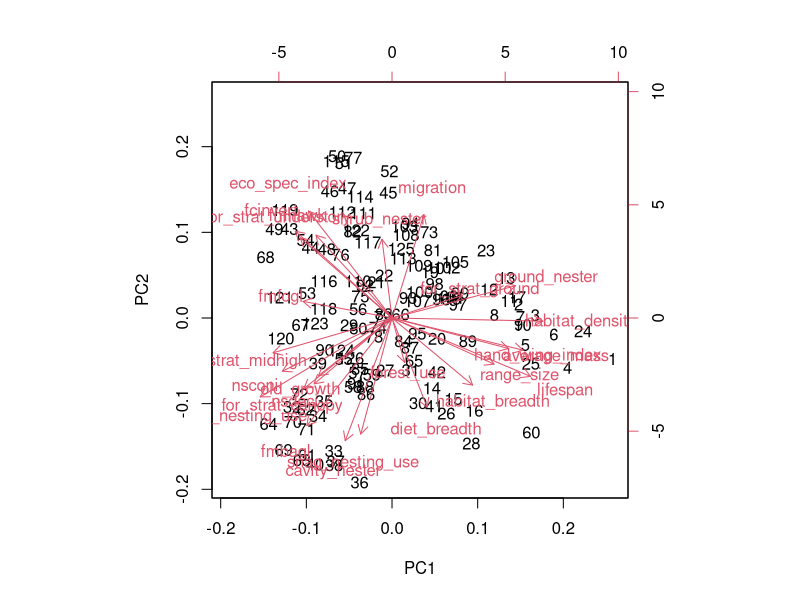
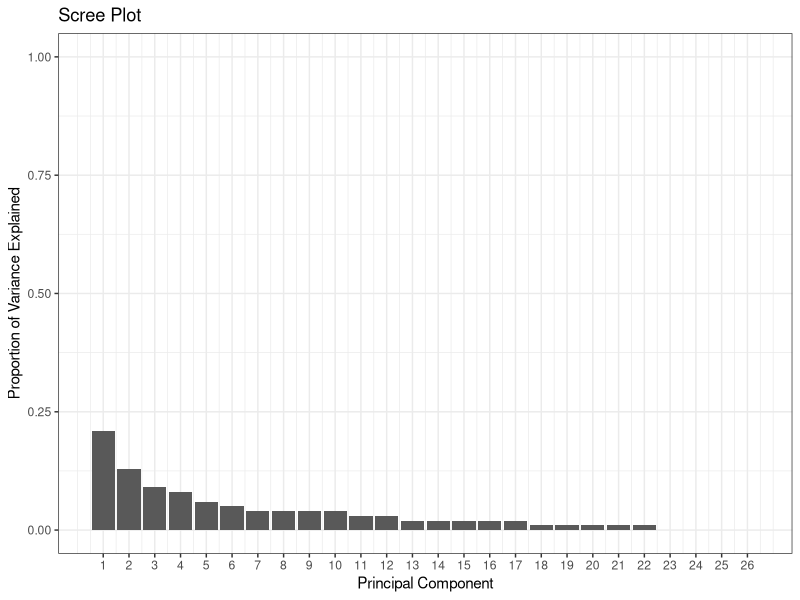
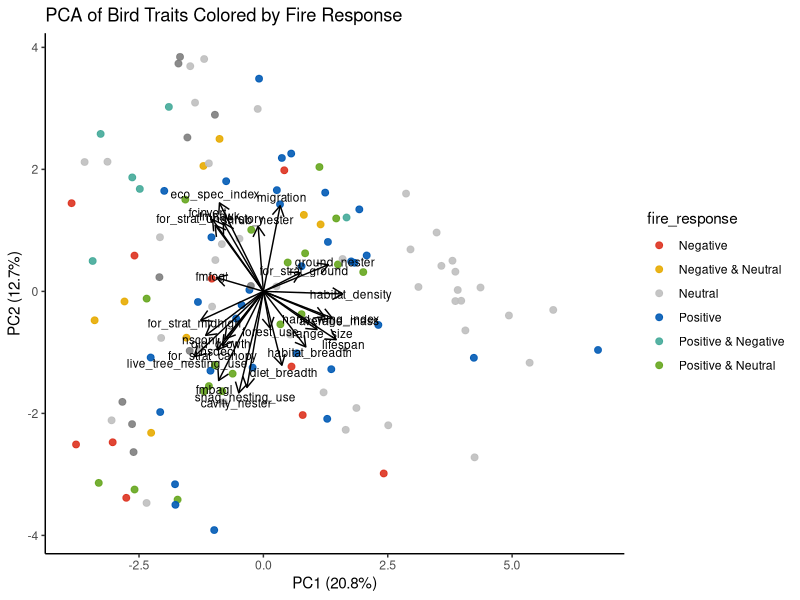
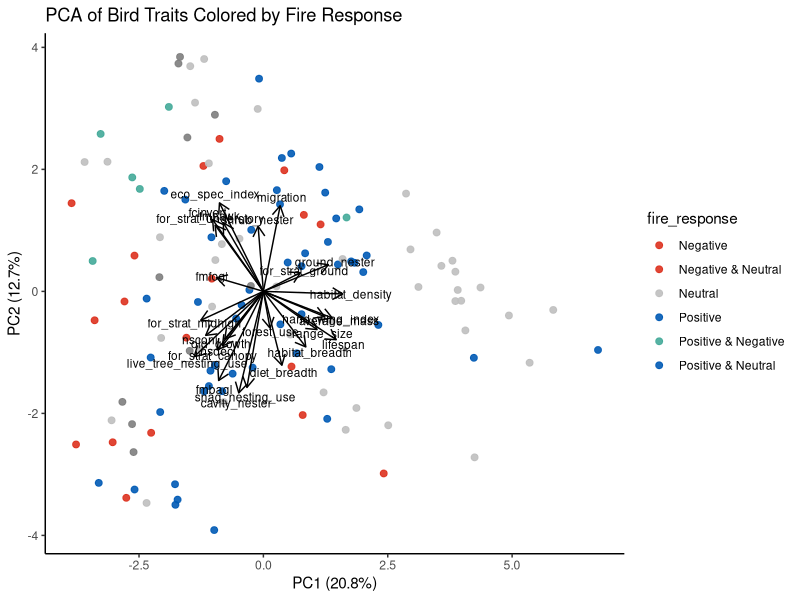
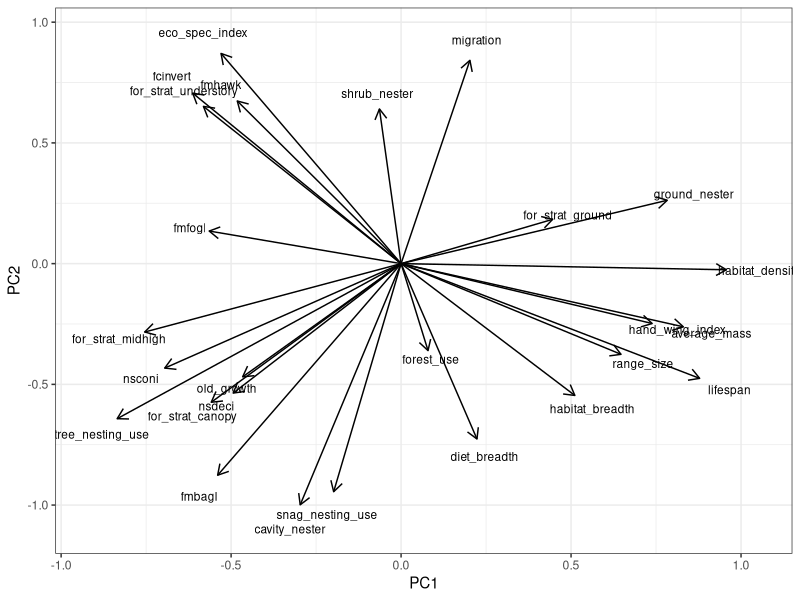
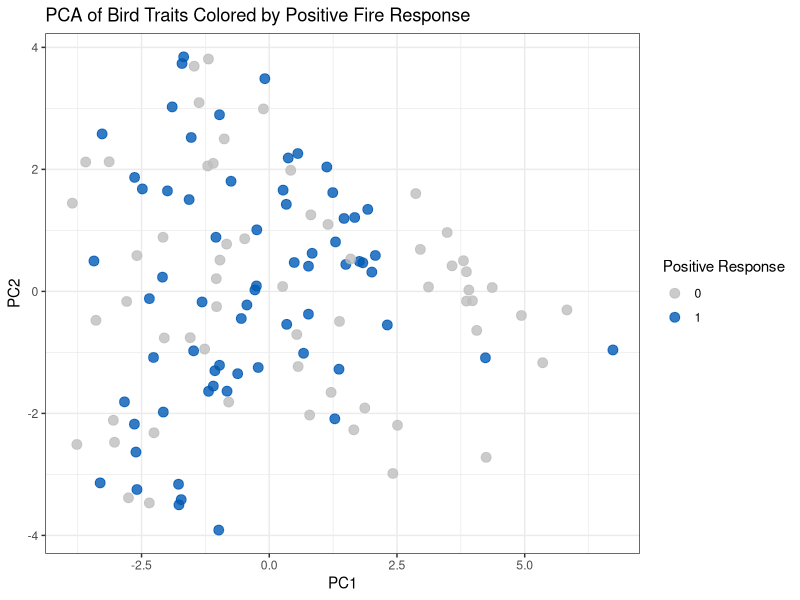
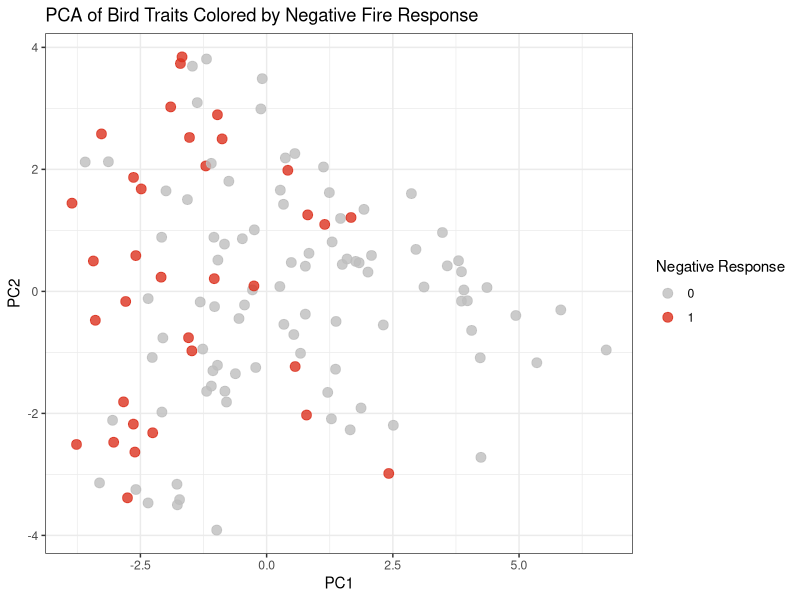
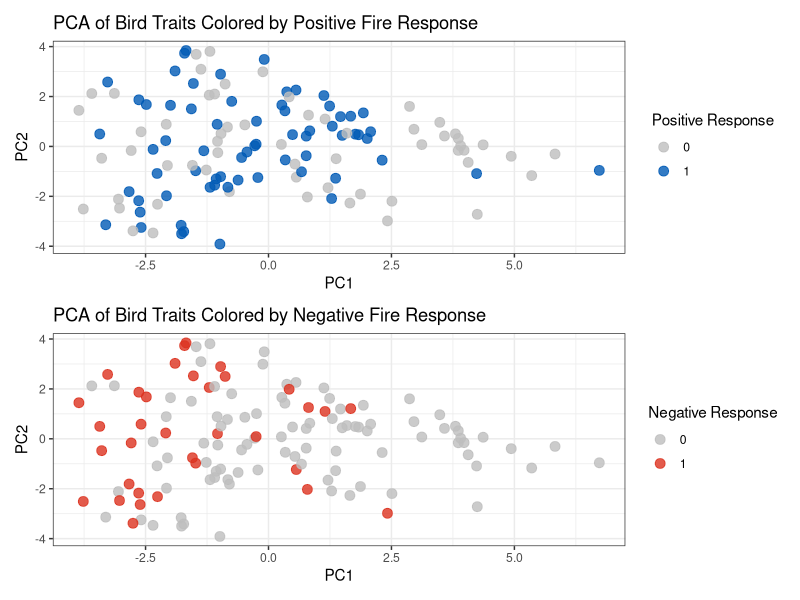

The R source for these figures, in order:
## ---- chunk 1
library(here)
library(tidyverse)
library(patchwork)
## ---- chunk 2
traits <- read.csv(here("Data", "cleaned", "BC_bird_traits.csv"))
traits$habitat_density[traits$habitat_density == "dense"] <- 1
traits$habitat_density[traits$habitat_density == "semiopen"] <- 2
traits$habitat_density[traits$habitat_density == "open"] <- 3
traits <- traits %>% 
   mutate(cavity_nester = ifelse(nest_category == "cavity", 1, 0),
          ground_nester = ifelse(most_common_nesting_location == "ground", 1, 0),
          shrub_nester = ifelse(most_common_nesting_location == "shrub", 1, 0)) %>%
    mutate(habitat_density = as.numeric(habitat_density)) 


##
positive_medium <- c("Alder Flycatcher", "Acorn Woodpecker", "American Kestrel", "American Robin",  "Black-capped Chickadee", "Black-throated Gray Warbler", "Brewer's Blackbird", "Brewer's Sparrow", "Brown Creeper", "Blue-headed Vireo", "Canada Jay", "Canada Goose", "Cassin's Finch", "Cedar Waxwing", "Chestnut-sided Warbler", "Chipping Sparrow", "Clark's Nutcracker", "Connecticut Warbler", "Common Yellowthroat", "Dark-eyed Junco", "Downy Woodpecker", "Dusky Flycatcher", "Eastern Bluebird", "Fox Sparrow", "Green-tailed Towhee", "Hairy Woodpecker", "Hermit Thrush", "Hermit Warbler", "Northern House Wren", "Lazuli Bunting", "Least Flycatcher", "Lewis's Woodpecker", "Lincoln's Sparrow", "MacGillivray's Warbler", "Mountain Chickadee", "Mountain Quail", "Nashville Warbler", "Northern Flicker", "Northern Pygmy-Owl", "Pine Siskin", "Redpoll", "Red-breasted Nuthatch", "Red-winged Blackbird", "Rock Wren", "Rufous Hummingbird", "Savannah Sparrow", "Say's Phoebe", "Song Sparrow", "Spotted Towhee", "Steller's Jay", "Swamp Sparrow", "Tennessee Warbler", "Townsend's Solitaire","Tree Swallow","Turkey Vulture", "Veery", "Warbling Vireo", "Western Screech-Owl", "Western Tanager", "Western Wood-Pewee", "White-breasted Nuthatch", "White-crowned Sparrow", "White-headed Woodpecker", "White-throated Sparrow", "Winter Wren", "Yellow-bellied Sapsucker", "Yellow-rumped Warbler")
missing_names <- positive_medium[!(positive_medium %in% traits$common_name)] #do all these names appear in the BC list?

negative_medium <- c("Alder Flycatcher", "Barred Owl", "Black-headed Grosbeak", "Black-throated Gray Warbler", "Blue-headed Vireo", "Boreal Chickadee", "Brown Creeper", "Cassin's Vireo", "Chestnut-backed Chickadee", "Common Yellowthroat", "Dusky Flycatcher", "Golden-crowned Kinglet", "Great Horned Owl", "Hermit Thrush", "Hermit Warbler", "MacGillivray's Warbler", "Mountain Chickadee", "Nashville Warbler", "Northern Saw-whet Owl", "Northern Waterthrush", "Orange-crowned Warbler", "Ovenbird", "Pygmy Nuthatch", "Red-breasted Nuthatch", "Red-eyed Vireo", "Red-naped Sapsucker", "Ruby-crowned Kinglet", "Ruffed Grouse", "Ruby-crowned Kinglet", "Swainson's Thrush", "Swamp Sparrow", "Townsend's Warbler", "Warbling Vireo", "Western Wood-Pewee", "Yellow-rumped Warbler")
missing_names <- negative_medium[!(negative_medium %in% traits$common_name)] #do all these names appear in the BC list?

null_medium <- c("American Goldfinch", "American Robin", "American Black Duck", "American Wigeon", "Black-capped Chickadee", "Black-headed Grosbeak", "Bufflehead", "Brown Creeper", "Brown-headed Cowbird", "Calliope Hummingbird", "Canvasback", "Cassin's Finch", "Cedar Waxwing", "Chipping Sparrow", "Clark's Nutcracker", "Common Merganser", "Common Goldeneye", "Common Loon", "Common Raven", "Common Yellowthroat", "Dark-eyed Junco", "Downy Woodpecker", "Dusky Flycatcher", "Eastern Phoebe", "Evening Grosbeak", "Fox Sparrow",  "Greater Scaup", "Green-winged Teal", "Hammond's Flycatcher", "Hermit Thrush", "House Finch", "Lesser Scaup", "Lincoln's Sparrow", "MacGillivray's Warbler", "Mallard", "Marsh Wren", "Mountain Chickadee", "Mourning Dove", "Nashville Warbler", "Northern Pintail", "Northern Shoveler", "Northern Waterthrush", "Olive-sided Flycatcher", "Orange-crowned Warbler", "Pacific Wren", "Pine Grosbeak", "Pine Siskin", "Pileated Woodpecker", "Red Crossbill", "Red-breasted Merganser", "Red-breasted Nuthatch", "Red-naped Sapsucker", "Red-tailed Hawk", "Ring-necked Duck", "Rock Wren", "Ruby-crowned Kinglet", "Ruffed Grouse", "Rufous Hummingbird", "Song Sparrow", "Spotted Sandpiper", "Steller's Jay", "Surf Scoter", "Swainson's Thrush", "Townsend's Warbler", "Varied Thrush", "Violet-green Swallow", "Warbling Vireo", "Western Tanager", "White-breasted Nuthatch", "White-crowned Sparrow", "White-winged Scoter", "Willow Flycatcher", "Wilson's Warbler", "Williamson's Sapsucker", "Winter Wren", "Yellow Warbler", "Yellow-bellied Flycatcher", "Yellow-rumped Warbler")
missing_names <- null_medium[!(null_medium %in% traits$common_name)] #do all these names appear in the BC list?

traits$positive_medium <- ifelse(traits$common_name %in% positive_medium, 1, NA)
traits$negative_medium <- ifelse(traits$common_name %in% negative_medium, 1, NA)
traits$null_medium <- ifelse(traits$common_name %in% null_medium, 1, NA)


traits <- traits %>%
    filter(!if_all(c(positive_medium, negative_medium, null_medium), is.na)) %>% 
    mutate(across(c(positive_medium, negative_medium, null_medium), ~replace_na(.x, 0)))
## ---- chunk 3
trait.pca <- traits %>% select(common_name, where(is.numeric), -elevational_range,-positive_medium, -negative_medium, -null_medium, -nest_tree_use, -kipps_distance, -repro_age, -clutches_per_year)

# trait_list <- trait.pca 
# trait_list <- trait_list[1, ]
# write.csv(trait_list, here("Data", "cleaned", "traits.for.pca.csv"), row.names = FALSE)


pca_result <- prcomp(trait.pca[,-1], scale = T) #scale the variables!
##
pca_result$rotation
pca_result$x

biplot(pca_result)

pca_loadings <- as.data.frame(pca_result$rotation) %>% select(1:10)

summary(pca_result)
VE <- pca_result$sdev^2
PVE <- VE / sum(VE)
PVE <- round(PVE, 2)

pve_df <- data.frame(
  PC = 1:length(PVE),
  PVE = PVE
)

(scree <- ggplot(pve_df, aes(x = PC, y = PVE)) +
  geom_col() +
  xlab("Principal Component") +
  ylab("Proportion of Variance Explained") +
  ggtitle("Scree Plot") +
  ylim(0, 1) +
    theme_bw()+
  scale_x_continuous(breaks = 1:length(PVE)))
ggsave(here("Figures", "PCA", "scree plot.medium.png"), plot = scree, width = 8, height =8)


##
pca_df <- as.data.frame(pca_result$x) %>%
  bind_cols(traits %>% select(common_name, positive_medium, negative_medium, null_medium))
pca_df <- pca_df %>%
  mutate(fire_response = case_when(
    positive_medium == 1 & negative_medium == 0 & null_medium == 0 ~ "Positive",
    positive_medium == 0 & negative_medium == 1 & null_medium == 0 ~ "Negative",
    positive_medium == 0 & negative_medium == 0 & null_medium == 1 ~ "Neutral",
    positive_medium == 1 & negative_medium == 1 & null_medium == 0 ~ "Positive & Negative",
    positive_medium == 1 & null_medium == 1 & negative_medium == 0 ~ "Positive & Neutral",
    negative_medium == 1 & null_medium == 1 & positive_medium == 0 ~ "Negative & Neutral",
    TRUE ~ "None"
  ))

loadings <- as.data.frame(pca_result$rotation)  # columns = PCs, rows = traits
loadings$trait <- rownames(loadings)

# Optional: scale arrows for visualization
arrow_multiplier <- 5  # adjust to make arrows visible
loadings <- loadings %>%
  mutate(PC1_arrow = PC1 * arrow_multiplier,
         PC2_arrow = PC2 * arrow_multiplier)


(f1 <- ggplot(pca_df, aes(PC1, PC2, color = fire_response)) +
  geom_point(size = 2, alpha = 0.9) +
  theme_classic() +
  labs(
    title = "PCA of Bird Traits Colored by Fire Response",
    x = paste0("PC1 (", round(summary(pca_result)$importance[2,1]*100, 1), "%)"),
    y = paste0("PC2 (", round(summary(pca_result)$importance[2,2]*100, 1), "%)")
  ) +
   geom_segment(data = loadings,
               aes(x = 0, y = 0, xend = PC1_arrow, yend = PC2_arrow),
               arrow = arrow(length = unit(0.3, "cm")),
               color = "black") +
  geom_text(data = loadings,
            aes(x = PC1_arrow * 1.1, y = PC2_arrow * 1.1, label = trait),
            color = "black", size = 3, hjust = 0.5, vjust = 0.5) +
  scale_color_manual(values = c(
    "Positive" = "#005AB5",
    "Negative" = "#DC3220",
    "Neutral" = "grey",
    "Positive & Negative" = "#44AA99",
    "Positive & Neutral" = "#66a61e",
    "Negative & Neutral" = "#e6ab02"
  )))
(f1.1 <- ggplot(pca_df, aes(PC1, PC2, color = fire_response)) +
  geom_point(size = 2, alpha = 0.9) +
  theme_classic() +
  labs(
    title = "PCA of Bird Traits Colored by Fire Response",
    x = paste0("PC1 (", round(summary(pca_result)$importance[2,1]*100, 1), "%)"),
    y = paste0("PC2 (", round(summary(pca_result)$importance[2,2]*100, 1), "%)")
  ) +
   geom_segment(data = loadings,
               aes(x = 0, y = 0, xend = PC1_arrow, yend = PC2_arrow),
               arrow = arrow(length = unit(0.3, "cm")),
               color = "black") +
  geom_text(data = loadings,
            aes(x = PC1_arrow * 1.1, y = PC2_arrow * 1.1, label = trait),
            color = "black", size = 3, hjust = 0.5, vjust = 0.5) +
  scale_color_manual(values = c(
    "Positive" = "#005AB5",
    "Negative" = "#DC3220",
    "Neutral" = "grey",
    "Positive & Negative" = "#44AA99",
    "Positive & Neutral" = "#005AB5",
    "Negative & Neutral" = "#DC3220"
  )))

# ggplot(pca_df, aes(x = PC1, y = PC2, group = common_name)) +
#       geom_point() + # Add points for individual data points
#       stat_ellipse(level = 0.95, type = "t") + # Add 95% confidence ellipses based on a t-distribution
#       labs(title = "PCA Plot with Confidence Ellipses",
#            x = "Principal Component 1",
#            y = "Principal Component 2") +
#       theme_minimal()
## ---- chunk 4
arrow_multiplier <- 3
loadings <- loadings %>%
  mutate(PC1_arrow = PC1 * arrow_multiplier,
         PC2_arrow = PC2 * arrow_multiplier)

# Plot
(f2 <- ggplot() +
  geom_segment(data = loadings,
               aes(x = 0, y = 0, xend = PC1_arrow, yend = PC2_arrow),
               arrow = arrow(length = unit(0.3, "cm")),
               color = "black") +
  geom_text(data = loadings,
            aes(x = PC1_arrow * 1.1, y = PC2_arrow * 1.1, label = trait),
            color = "black", size = 3) +
  theme_bw() +
  labs(x = "PC1", y = "PC2"))
ggsave(here("Figures", "PCA", "pca loadings.medium.png"), plot = f2, width = 10, height =8)
## ---- chunk 5
pca_scores <- as.data.frame(pca_result$x)
pca_scores$common_name <- traits$common_name
pca_scores$positive <- traits$positive
pca_scores$negative <- traits$negative
pca_scores$null <- traits$null

# 3️⃣ ggplot biplot colored by positive
(f3 <- ggplot(pca_scores, aes(x = PC1, y = PC2, color = factor(positive))) +
  geom_point(size = 3, alpha = 0.8) +
  scale_color_manual(values = c("0" = "grey", "1" = "#005AB5")) +
  theme_bw() +
  labs(color = "Positive Response", x = "PC1", y = "PC2",
       title = "PCA of Bird Traits Colored by Positive Fire Response"))
(f4 <- ggplot(pca_scores, aes(x = PC1, y = PC2, color = factor(negative))) +
  geom_point(size = 3, alpha = 0.8) +
  scale_color_manual(values = c("0" = "grey", "1" = "#DC3220")) +
  theme_bw() +
  labs(color = "Negative Response", x = "PC1", y = "PC2",
       title = "PCA of Bird Traits Colored by Negative Fire Response"))

(pos.neg <- f3/f4)
ggsave(here("Figures", "PCA", "pca by response.png"), plot = pos.neg, width = 8, height =10)


##
(f5 <- ggplot(pca_scores, aes(x = PC1, y = PC2, color = factor(positive))) +
  geom_point(size = 3, alpha = 0.8) +
  scale_color_manual(values = c("0" = "grey", "1" = "#005AB5")) +
  theme_bw() +
  geom_text(aes(label = common_name), size = 3) +
  labs(color = "Positive Response", x = "PC1", y = "PC2",
       title = "PCA of Bird Traits Colored by Positive Fire Response"))
(f6 <- ggplot(pca_scores, aes(x = PC1, y = PC2, color = factor(negative))) +
  geom_point(size = 3, alpha = 0.8) +
  scale_color_manual(values = c("0" = "grey", "1" = "#DC3220")) +
    geom_text(aes(label = common_name), size = 3) +
  theme_bw() +
  labs(color = "Negative Response", x = "PC1", y = "PC2",
       title = "PCA of Bird Traits Colored by Negative Fire Response"))

(pos.neg.spp.names <- f5/f6)
ggsave(here("Figures", "PCA", "pca by response spp names.medium.png"), plot = pos.neg.spp.names, width = 20, height =20, dpi = 300)

## ---- chunk 6
# Extract loadings
loadings <- as.data.frame(pca_result$rotation)

# Add trait names as a column
loadings$trait <- rownames(loadings)

loadings_long <- loadings %>%
  pivot_longer(cols = starts_with("PC"), 
               names_to = "PC", 
               values_to = "loading") %>%
  filter(PC %in% paste0("PC", 1:5))   # keep only PCs 1-5

(loadings.bar <- ggplot(loadings_long, aes(x = trait, y = loading, fill = PC)) +
  geom_col(position = "dodge") +   # side-by-side bars per PC
  coord_flip() +                   # horizontal bars
  labs(x = "Trait", y = "Loading", 
       title = "PCA Loadings per Trait") +
  theme_bw(base_size = 14) +
  scale_fill_brewer(palette = "Set2")+facet_wrap(~PC)+
    theme(legend.position = "none"))

ggsave(here("Figures", "PCA", "loadings bar plot.medium.png"), plot = loadings.bar, width = 15, height =15, dpi = 300)

## ---- chunk 7
bc <- traits %>% select(common_name, where(is.numeric), -elevational_range, -nest_tree_use, -kipps_distance, -repro_age, -clutches_per_year, -null_medium, -negative_medium, -positive_medium) %>% 
  # mutate(null = NA,
  #        positive = NA,
  #        negative = NA) %>% 
  filter(if_all(1:22, ~ !is.na(.)))

#plotting all spp on this pca:
bc_scaled <- scale(bc[,-1],
                    center = (pca_result$center),
                    scale = (pca_result$scale))

bc_scores <- as.data.frame(as.matrix(bc_scaled) %*% pca_result$rotation)

## ---- chunk 8

bc_scores$common_name <- bc$common_name
centers <- data.frame(
  group = c("positive", "mixed", "negative", "neutral"),
  PC1 = c(
    mean(pca_scores$PC1[pca_scores$positive == 1 & pca_scores$negative != 1], na.rm = TRUE),
    mean(pca_scores$PC1[pca_scores$positive == 1 & pca_scores$negative == 1], na.rm = TRUE),
    mean(pca_scores$PC1[pca_scores$negative == 1 & pca_scores$positive != 1], na.rm = TRUE),
    mean(pca_scores$PC1[pca_scores$null == 1 & pca_scores$positive == 0 & pca_scores$negative == 0], na.rm = TRUE)),
  PC2 = c(
    mean(pca_scores$PC2[pca_scores$positive == 1 & pca_scores$negative != 1], na.rm = TRUE),
    mean(pca_scores$PC2[pca_scores$positive == 1 & pca_scores$negative == 1], na.rm = TRUE),
    mean(pca_scores$PC2[pca_scores$negative == 1 & pca_scores$positive != 1], na.rm = TRUE),
    mean(pca_scores$PC2[pca_scores$null == 1 & pca_scores$positive == 0 & pca_scores$negative == 0], na.rm = TRUE)
  )
)

# Basic PCA scatterplot
(all <- ggplot(bc_scores, aes(x = PC1, y = PC2)) +  # V1 and V2 are PC1 and PC2
  geom_point(size = 3, alpha = 0.7) +
  labs(x = "PC1", y = "PC2", title = "All BC Birds Plotted on PCA Axes") +
  theme_bw())
ggsave(here("Figures", "PCA", "all spp.medium.png"), plot = all, width = 15, height =15, dpi = 300)


# Original PCA points
orig_df <- pca_scores
orig_df$type <- "PCA"


# New projected points
new_df <- bc_scores
new_df$common_name <- bc$common_name[complete.cases(bc)]

# Combine
plot_df <- left_join(new_df,orig_df)

# Overlay plot
(p1 <- ggplot(orig_df, aes(x = PC1, y = PC2)) +
    geom_point(data = new_df, aes( x = PC1, y = PC2), shape = 1, color = "grey", alpha = 0.85, size = 2)+
  geom_point(aes(color = factor(positive)), size = 2.5, alpha = 0.8) +
  scale_color_manual(values = c("0" = "grey50", "1" = "#005AB5")) +
  theme_bw() +
  labs(x = "PC1", y = "PC2", color = "Positive Response", shape = "Point Type"))

(n1 <- ggplot(orig_df, aes(x = PC1, y = PC2)) +
    geom_point(data = new_df, aes( x = PC1, y = PC2), shape = 1, color = "grey", alpha = 0.85, size = 2)+
  geom_point(aes(color = factor(negative)), size = 2.5, alpha = 0.8) +
  scale_color_manual(values = c("0" = "grey50", "1" = "#D55E00")) +
  theme_bw() +
  labs(x = "PC1", y = "PC2", color = "Negative Response", shape = "Point Type"))

orig_df <- orig_df %>% 
  mutate(
    medium = rowSums(data.frame(positive, negative), na.rm = TRUE),
    medium = ifelse(medium == 2|medium == 3, 1, 0))

(m1 <- ggplot(orig_df, aes(x = PC1, y = PC2)) +
    geom_point(data = new_df, aes( x = PC1, y = PC2), shape = 1, color = "grey", alpha = 0.85, size = 2)+
  geom_point(aes(color = factor(medium)), size = 2.5, alpha = 0.8) +
  scale_color_manual(values = c("0" = "grey50", "1" = "darkmagenta")) +
  theme_bw() +
  labs(x = "PC1", y = "PC2", color = "medium Response", shape = "Point Type"))

(pcas <- p1/n1/m1 + plot_annotation(tag_levels = 'A')
)
ggsave(here("Figures", "PCA", "PCA_all response patchwork.medium.png"), plot = pcas, width = 8, height =12, dpi = 300)


(with.mix <- ggplot(pca_scores) +
  geom_point(data = new_df, aes( x = PC1, y = PC2), shape = 1, color = "grey", alpha = 0.85, size = 2)+
  geom_point(aes(PC1, PC2), color = "grey80") +
  geom_point(data = subset(pca_scores, positive == 1),
             aes(PC1, PC2), color = "#0072B2", size = 3, alpha = 0.8) +
  geom_point(data = subset(pca_scores, negative == 1),
             aes(PC1, PC2), color = "#D55E00", size = 3, alpha = 0.8) +
  geom_point(data = subset(pca_scores, negative == 1& positive == 1),
             aes(PC1, PC2), color = "darkmagenta", size = 3, alpha = 0.8)+
  geom_point(data = centers, aes(PC1, PC2), size = 5, color = "white", shape = 16) +
  geom_point(data = centers, aes(PC1, PC2, color = group), size = 7, shape = 8) +
  scale_color_manual(values = c("darkmagenta", "#D55E00","grey80","#0072B2")) +
  theme_bw() +
  theme(legend.position="bottom")+
  labs(color = "Fire Response",
       title = ""))
ggsave(here("Figures", "PCA", "PCA_centers.medium.png"), plot = with.mix, width = 8, height =8, dpi = 300)


# t.test(
#   pca_scores$PC1[pca_scores$positive == 1&pca_scores$negative != 1],
#   pca_scores$PC1[pca_scores$negative == 1&pca_scores$positive != 1]
# )
# 
# # PC2
# t.test(
#   pca_scores$PC2[pca_scores$positive == 1&pca_scores$negative != 1],
#   pca_scores$PC2[pca_scores$negative == 1&pca_scores$positive != 1]
# )
#p < 0.05 → The positive and negative 1’s occupy significantly different mean positions along that PC.
#p ≥ 0.05 → No significant difference.
pca_scores <- pca_scores %>%
  mutate(fire_response = case_when(
    positive == 1 & negative == 1 ~ "mixed",
    positive == 1 & negative == 0 ~ "positive",
    negative == 1 & positive == 0 ~ "negative",
    TRUE ~ "neutral"
  ))
anova_pc1 <- aov(PC1 ~ fire_response, data = pca_scores)
summary(anova_pc1)

# Post-hoc (Tukey) test for pairwise comparisons
TukeyHSD(anova_pc1)

anova_pc2 <- aov(PC2~ fire_response, data = pca_scores)
summary(anova_pc2)

# Post-hoc (Tukey) test for pairwise comparisons
TukeyHSD(anova_pc2)


arrow_multiplier <- 5  # adjust to make arrows visible
loadings <- loadings %>%
  mutate(PC1_arrow = PC1 * arrow_multiplier,
         PC2_arrow = PC2 * arrow_multiplier)
(f2 <- ggplot() +
  geom_segment(data = loadings,
               aes(x = 0, y = 0, xend = PC1_arrow, yend = PC2_arrow),
               arrow = arrow(length = unit(0.3, "cm")),
               color = "black") +
  geom_text(data = loadings,
            aes(x = PC1_arrow * 1.1, y = PC2_arrow * 1.1, label = trait),
            color = "black", size = 3) +
  geom_point(data = centers, aes(PC1, PC2, color = group), size = 6, shape = 8) +
  theme_bw() +
  scale_color_manual(values = c("darkmagenta", "#D55E00","grey80","#0072B2")) +
  labs(x = "PC1", y = "PC2"))

(medium <- with.mix+f2
)
ggsave(here("Figures", "PCA", "PCA_end fig medium.png"), plot = medium, width = 18, height =8, dpi = 300)
